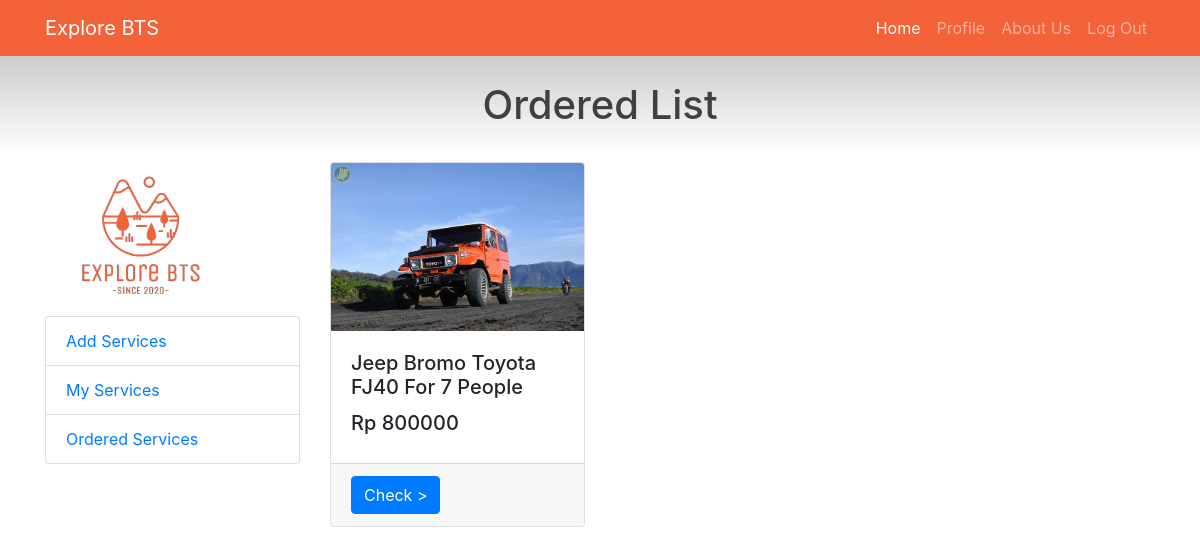
/listOrdered.php (signed in), run on the app's committed database.
### tables this page shows
CREATE TABLE `bookings` (
  `booking_id` int(11) NOT NULL,
  `tourist_id` int(11) NOT NULL,
  `booking_date` date NOT NULL,
  `product_id` int(11) NOT NULL,
  `quantity` int(11) NOT NULL,
  `booking_days` int(2) NOT NULL DEFAULT 1
);

CREATE TABLE `products` (
  `product_id` int(11) NOT NULL,
  `product_name` varchar(100) NOT NULL,
  `product_pict` varchar(255) NOT NULL,
  `category_code` char(4) NOT NULL,
  `unit_price` int(11) NOT NULL,
  `product_stock` int(11) NOT NULL,
  `vendor_id` int(11) NOT NULL,
  `product_desc` varchar(255) NOT NULL
);

### listOrdered.php (the view, shortened to what this page needs)
<!DOCTYPE html>
<html lang="en">
<head>
  <link href="vendor/bootstrap/css/bootstrap.min.css" rel="stylesheet">
  <link href="vendor/bootstrap/css/bootstrap.min.css" rel="stylesheet">
  <link href="css/shop-homepage.css" rel="stylesheet">
</head>
<body>
  <?php
  include 'components/navbarVendor.php';
  ?>
  <h1>Ordered List</h1>
  <div class="container">
    <div class="row">
      <div class="col-lg-3">
        <?php
            include 'components/sideMenuVendor.php';
        ?>
      </div>
      <div class="col-lg-9">
        <div class="row">
          <?php
                include "connection.php";
                $vendor_id = $_SESSION['user_id'];
                $query = "SELECT * FROM bookings INNER JOIN products
                 ON bookings.product_id = products.product_id
                  WHERE vendor_id = '$vendor_id'";
                $result = mysqli_query($connect, $query);
                if(mysqli_num_rows($result) > 0){
                while($row = mysqli_fetch_assoc($result)){
            ?>
            <div class="col-lg-4 col-md-6 mb-4">
                <div class="card h-100">
                  <img class="card-img-top" src="uploads/product_pict/<?php echo $row['product_pict'];?>" alt="">
                      <div class="card-body">
                          <h5 class="card-title"><?php echo $row['product_name'];?></h5>
                          <h5>Rp <?php echo $row['unit_price'];?></h5>
                      </div>
                      <div class="card-footer">
                      <button type="button" class="btn btn-primary" data-toggle="modal" data-target="#modal<?php echo $row['product_id']; ?>">Check > </button>
                      </div>
                </div>
            </div>
          <?php
                    }
                } else{
                    echo "0 result";
                }
            ?>
        </div>
      </div>
    </div>
  </div>
</body>
</html>

### css/shop-homepage.css (style rules this page uses)
body { padding-top: 56px; }

### listOrdered.php (style rules this page uses)
h1 { padding-top: 25px; text-align: center; padding-bottom: 25px; color: #404040; background: linear-gradient(to bottom, #cccccc 0%, #ffffff 100%); }

### data on the page
bookings: product.product_pict (picture), product.product_name "Jeep Bromo Toyota FJ40 For 7 People", product.unit_price "800000"
